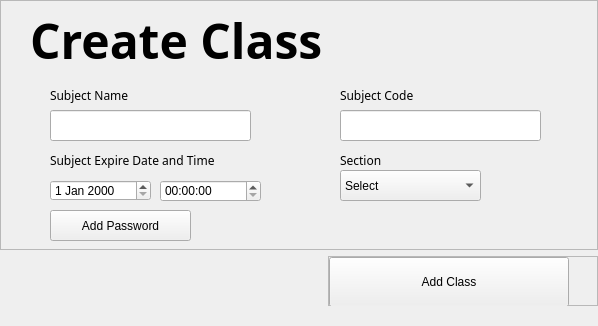
<?xml version="1.0" encoding="UTF-8"?>
<ui version="4.0">
 <class>create_class</class>
 <widget class="QMainWindow" name="create_class">
  <property name="geometry">
   <rect>
    <x>0</x>
    <y>0</y>
    <width>598</width>
    <height>326</height>
   </rect>
  </property>
  <property name="minimumSize">
   <size>
    <width>598</width>
    <height>326</height>
   </size>
  </property>
  <property name="maximumSize">
   <size>
    <width>16777215</width>
    <height>16777215</height>
   </size>
  </property>
  <property name="windowTitle">
   <string>Add Class</string>
  </property>
  <widget class="QWidget" name="centralwidget">
   <layout class="QVBoxLayout" name="verticalLayout">
    <property name="leftMargin">
     <number>0</number>
    </property>
    <property name="topMargin">
     <number>0</number>
    </property>
    <property name="rightMargin">
     <number>0</number>
    </property>
    <property name="bottomMargin">
     <number>20</number>
    </property>
    <item>
     <widget class="QFrame" name="frame">
      <property name="frameShape">
       <enum>QFrame::StyledPanel</enum>
      </property>
      <property name="frameShadow">
       <enum>QFrame::Raised</enum>
      </property>
      <widget class="QLabel" name="label_4">
       <property name="geometry">
        <rect>
         <x>340</x>
         <y>85</y>
         <width>91</width>
         <height>20</height>
        </rect>
       </property>
       <property name="font">
        <font>
         <family>Montserrat</family>
        </font>
       </property>
       <property name="text">
        <string>Subject Code</string>
       </property>
      </widget>
      <widget class="QLineEdit" name="course_confirm_password">
       <property name="geometry">
        <rect>
         <x>340</x>
         <y>275</y>
         <width>201</width>
         <height>31</height>
        </rect>
       </property>
       <property name="echoMode">
        <enum>QLineEdit::Password</enum>
       </property>
      </widget>
      <widget class="QLabel" name="label_3">
       <property name="geometry">
        <rect>
         <x>50</x>
         <y>150</y>
         <width>171</width>
         <height>21</height>
        </rect>
       </property>
       <property name="font">
        <font>
         <family>Montserrat</family>
        </font>
       </property>
       <property name="text">
        <string>Subject Expire Date and Time</string>
       </property>
      </widget>
      <widget class="QLineEdit" name="course_code">
       <property name="geometry">
        <rect>
         <x>340</x>
         <y>110</y>
         <width>201</width>
         <height>31</height>
        </rect>
       </property>
      </widget>
      <widget class="QPushButton" name="course_add_pass_btn">
       <property name="geometry">
        <rect>
         <x>50</x>
         <y>210</y>
         <width>141</width>
         <height>31</height>
        </rect>
       </property>
       <property name="text">
        <string>Add Password</string>
       </property>
      </widget>
      <widget class="QTimeEdit" name="course_expire_time">
       <property name="geometry">
        <rect>
         <x>160</x>
         <y>180</y>
         <width>101</width>
         <height>22</height>
        </rect>
       </property>
      </widget>
      <widget class="QDateEdit" name="course_expire_date">
       <property name="geometry">
        <rect>
         <x>50</x>
         <y>180</y>
         <width>101</width>
         <height>21</height>
        </rect>
       </property>
      </widget>
      <widget class="QLabel" name="label">
       <property name="geometry">
        <rect>
         <x>30</x>
         <y>10</y>
         <width>321</width>
         <height>61</height>
        </rect>
       </property>
       <property name="font">
        <font>
         <family>Montserrat</family>
         <pointsize>36</pointsize>
         <weight>75</weight>
         <bold>true</bold>
        </font>
       </property>
       <property name="text">
        <string>Create Class</string>
       </property>
      </widget>
      <widget class="QLabel" name="label_5">
       <property name="geometry">
        <rect>
         <x>50</x>
         <y>250</y>
         <width>91</width>
         <height>20</height>
        </rect>
       </property>
       <property name="font">
        <font>
         <family>Montserrat</family>
        </font>
       </property>
       <property name="text">
        <string>Add Password</string>
       </property>
      </widget>
      <widget class="QLineEdit" name="course_password">
       <property name="geometry">
        <rect>
         <x>50</x>
         <y>275</y>
         <width>201</width>
         <height>31</height>
        </rect>
       </property>
       <property name="focusPolicy">
        <enum>Qt::WheelFocus</enum>
       </property>
       <property name="echoMode">
        <enum>QLineEdit::Password</enum>
       </property>
      </widget>
      <widget class="QLabel" name="label_6">
       <property name="geometry">
        <rect>
         <x>340</x>
         <y>250</y>
         <width>111</width>
         <height>20</height>
        </rect>
       </property>
       <property name="font">
        <font>
         <family>Montserrat</family>
        </font>
       </property>
       <property name="text">
        <string>Confirm Password</string>
       </property>
      </widget>
      <widget class="QLabel" name="label_2">
       <property name="geometry">
        <rect>
         <x>50</x>
         <y>85</y>
         <width>91</width>
         <height>20</height>
        </rect>
       </property>
       <property name="font">
        <font>
         <family>Montserrat</family>
        </font>
       </property>
       <property name="text">
        <string>Subject Name</string>
       </property>
      </widget>
      <widget class="QLineEdit" name="course_name">
       <property name="geometry">
        <rect>
         <x>50</x>
         <y>110</y>
         <width>201</width>
         <height>31</height>
        </rect>
       </property>
      </widget>
      <widget class="QComboBox" name="course_section">
       <property name="geometry">
        <rect>
         <x>340</x>
         <y>170</y>
         <width>141</width>
         <height>31</height>
        </rect>
       </property>
       <item>
        <property name="text">
         <string>Select</string>
        </property>
       </item>
      </widget>
      <widget class="QLabel" name="label_7">
       <property name="geometry">
        <rect>
         <x>340</x>
         <y>150</y>
         <width>71</width>
         <height>21</height>
        </rect>
       </property>
       <property name="font">
        <font>
         <family>Montserrat</family>
        </font>
       </property>
       <property name="text">
        <string>Section</string>
       </property>
      </widget>
     </widget>
    </item>
    <item alignment="Qt::AlignRight">
     <widget class="QFrame" name="frame_2">
      <property name="maximumSize">
       <size>
        <width>16777215</width>
        <height>50</height>
       </size>
      </property>
      <property name="frameShape">
       <enum>QFrame::StyledPanel</enum>
      </property>
      <property name="frameShadow">
       <enum>QFrame::Raised</enum>
      </property>
      <layout class="QHBoxLayout" name="horizontalLayout">
       <property name="spacing">
        <number>0</number>
       </property>
       <property name="leftMargin">
        <number>0</number>
       </property>
       <property name="topMargin">
        <number>0</number>
       </property>
       <property name="rightMargin">
        <number>28</number>
       </property>
       <property name="bottomMargin">
        <number>0</number>
       </property>
       <item>
        <widget class="QPushButton" name="add_course">
         <property name="minimumSize">
          <size>
           <width>240</width>
           <height>50</height>
          </size>
         </property>
         <property name="text">
          <string>Add Class</string>
         </property>
        </widget>
       </item>
      </layout>
     </widget>
    </item>
   </layout>
  </widget>
 </widget>
 <resources/>
 <connections/>
</ui>
